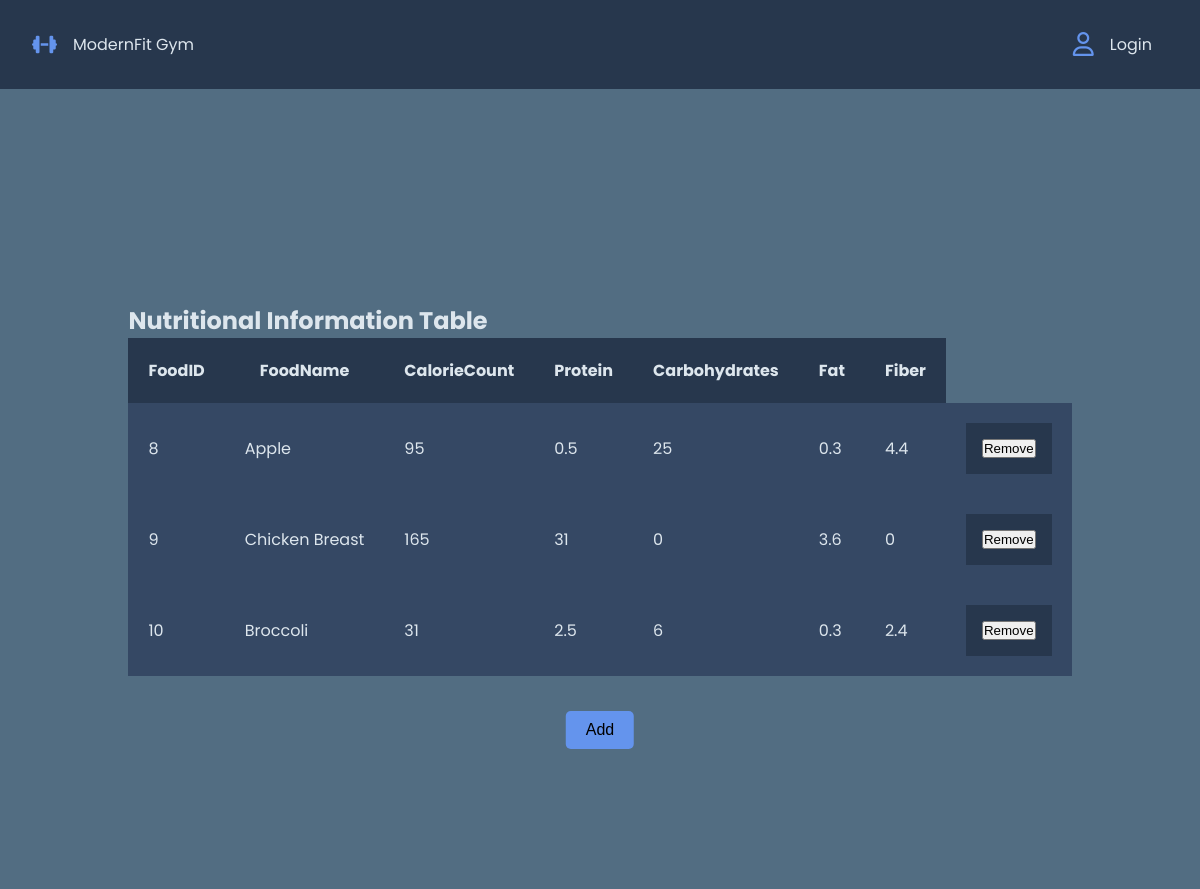
The app's page /nutritional-information.php, older data.
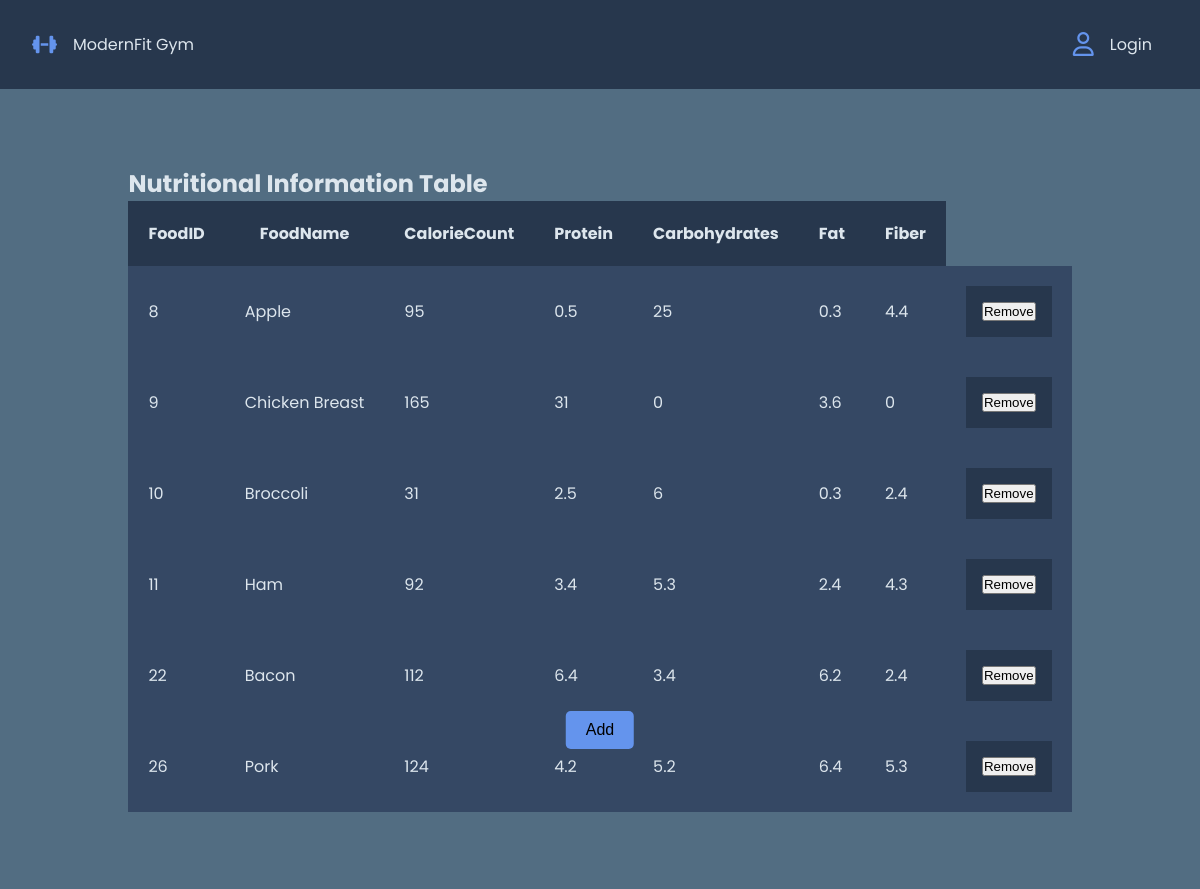
The same page, newer data.
### tables this page shows
CREATE TABLE `nutritionalinformation` (
  `FoodID` int(11) NOT NULL,
  `FoodName` varchar(255) DEFAULT NULL,
  `CalorieCount` int(11) DEFAULT NULL,
  `Protein` float DEFAULT NULL,
  `Carbohydrates` float DEFAULT NULL,
  `Fat` float DEFAULT NULL,
  `Fiber` float DEFAULT NULL
);

### nutritional-information.php (the view, shortened to what this page needs)
<?php
include("includes/views/header.php");
include("includes/config.php");
$sql = "SELECT * FROM nutritionalinformation";
$result = mysqli_query($con, $sql);
?>
<div class="main-container">
    <div class="nutrition-table">
        <h2>Nutritional Information Table</h2>
        <table>
            <thead>
                <tr>
                    <th>FoodID</th>
                    <th>FoodName</th>
                    <th>CalorieCount</th>
                    <th>Protein</th>
                    <th>Carbohydrates</th>
                    <th>Fat</th>
                    <th>Fiber</th>
                </tr>
            </thead>
            <tbody>
    <?php
    if (mysqli_num_rows($result) > 0) {
        while ($row = mysqli_fetch_assoc($result)) {
            echo "<tr>";
            echo "<td>" . $row["FoodID"] . "</td>";
            echo "<td>" . $row["FoodName"] . "</td>";
            echo "<td>" . $row["CalorieCount"] . "</td>";
            echo "<td>" . $row["Protein"] . "</td>";
            echo "<td>" . $row["Carbohydrates"] . "</td>";
            echo "<td>" . $row["Fat"] . "</td>";
            echo "<td>" . $row["Fiber"] . "</td>";
            $userRole = $_SESSION['userRole'];
            if ($userRole !== 'member') {
                    echo "<td>
                    <form method='post' action='" . htmlspecialchars($_SERVER["PHP_SELF"]) . "'>
                    <input type='hidden' name='removeFoodID' value='" . $row["FoodID"] . "'>
                    <button type='submit' name='removeNutritionalInfo'>Remove</button>
                    </form>
                    </td>";
            }
            echo "</tr>";
        }
    } else {
        echo "<tr><td colspan='8'>No data available</td></tr>";
    }
    ?>
            </tbody>
        </table>
    </div>
    <div class="nutrion-table-btn">
        <?php
        $userRole = $_SESSION['userRole'];
        if ($userRole !== 'member') {
            echo "<button type='button' onclick='showAddForm()'>Add</button>";
        }
        ?>
    </div>
</div>
</body>
</html>

### includes/views/header.php (shortened to what this page needs)
<!DOCTYPE html>
<html lang="en">
<head>
    <link rel="stylesheet" href="css/style.css">
    <link rel="stylesheet" href="https://cdnjs.cloudflare.com/ajax/libs/font-awesome/6.4.2/css/all.min.css"
 />
</head>
<body>
    <header>
        <div class="header-main">
            <div class="header-left">
                <a href="<?php echo isset($_SESSION["userRole"]) ? 'homepage.php' : 'login-page.php'; ?>">
                    <i class="fa-solid fa-dumbbell fa-bounce fa-lg icon" style="color: #6494ed;"></i>
                    <p>ModernFit Gym</p>
                </a>
            </div>
            <div class="header-right">
                <ul>
                    <?php
        if (isset($_SESSION["userRole"])) {
            $userRole = $_SESSION["userRole"];
            echo '<li><a href="profile.php"><i class="fa-regular fa-user fa-xl icon" style="color: #6494ed;"></i>Profile</a></li>';
            echo '<li><a href="dashboard.php"><i class="fa-regular fa-chart-bar fa-xl icon" style="color: #6494ed;"></i>';
            if ($userRole === "member") {
                echo 'Member Dashboard';
            }
            if ($userRole === "trainer") {
                echo 'Trainer Dashboard';
            }
            if ($userRole === "admin") {
                echo 'Admin Dashboard';
            }
            echo '</a></li>';
            echo '<li><a href="includes/logout.php"><i class="fa-solid fa-right-from-bracket fa-xl icon" style="color: #6494ed;"></i>Logout</a></li>';
        } else {
            echo '<li><a href="login-page.php"><i class="fa-regular fa-user fa-xl icon" style="color: #6494ed;"></i>Login</a></li>';
        }
        ?>
                </ul>
            </div>
        </div>
    </header>

### css/style.css (style rules this page uses)
* { margin: 0; padding: 0; box-sizing: border-box; }
body { height: 100vh; font-size: 16px; font-family: "Poppins", sans-serif; color: #dde6ed; }
.main-container { display: flex; justify-content: center; align-items: center; width: 100%; min-height: 100%; background-color: #526d82; }
.icon { margin-right: 1rem; }

### css/header.css (style rules this page uses)
.header-main { padding: 2rem; display: flex; justify-content: space-between; align-items: center; width: 100%; height: 10%; position: sticky; top: 0; background-color: #27374d; }
.header-right ul { list-style: none; display: flex; }
.header-right ul li { margin: 0 1rem; }
.header-right a { text-decoration: none; color: #dde6ed; }
.header-left { display: flex; justify-content: center; align-items: center; }
.header-left a { margin-right: 1rem; display: flex; justify-content: center; align-items: center; text-decoration: none; color: #dde6ed; }

### css/table.css (style rules this page uses)
.nutrition-table { display: flex; flex-direction: column; }
table { width: 100%; border-collapse: collapse; }
th, td { padding: 20px; background-color: #354864; }
th { background-color: #27374d; }
.main-container { position: relative; }
.nutrion-table-btn { position: absolute; bottom: 140px; left: 50%; transform: translateX(-50%); text-align: center; }
.nutrion-table-btn button { padding: 10px 20px; margin: 0 10px; font-size: 16px; cursor: pointer; background-color: #6494ed; border: none; border-radius: 5px; }

### css/forms.css (style rules this page uses)
form { display: flex; flex-direction: column; width: 100%; max-width: 400px; justify-content: center; padding: 1rem; background-color: #27374d; }

Row changes from the older to the newer data that the page shows:
added nutritionalinformation: FoodID "11", FoodName "Ham", CalorieCount "92", Protein "3.4", Carbohydrates "5.3", Fat "2.4", Fiber "4.3"
added nutritionalinformation: FoodID "22", FoodName "Bacon", CalorieCount "112", Protein "6.4", Carbohydrates "3.4", Fat "6.2", Fiber "2.4"
added nutritionalinformation: FoodID "26", FoodName "Pork", CalorieCount "124", Protein "4.2", Carbohydrates "5.2", Fat "6.4", Fiber "5.3"
